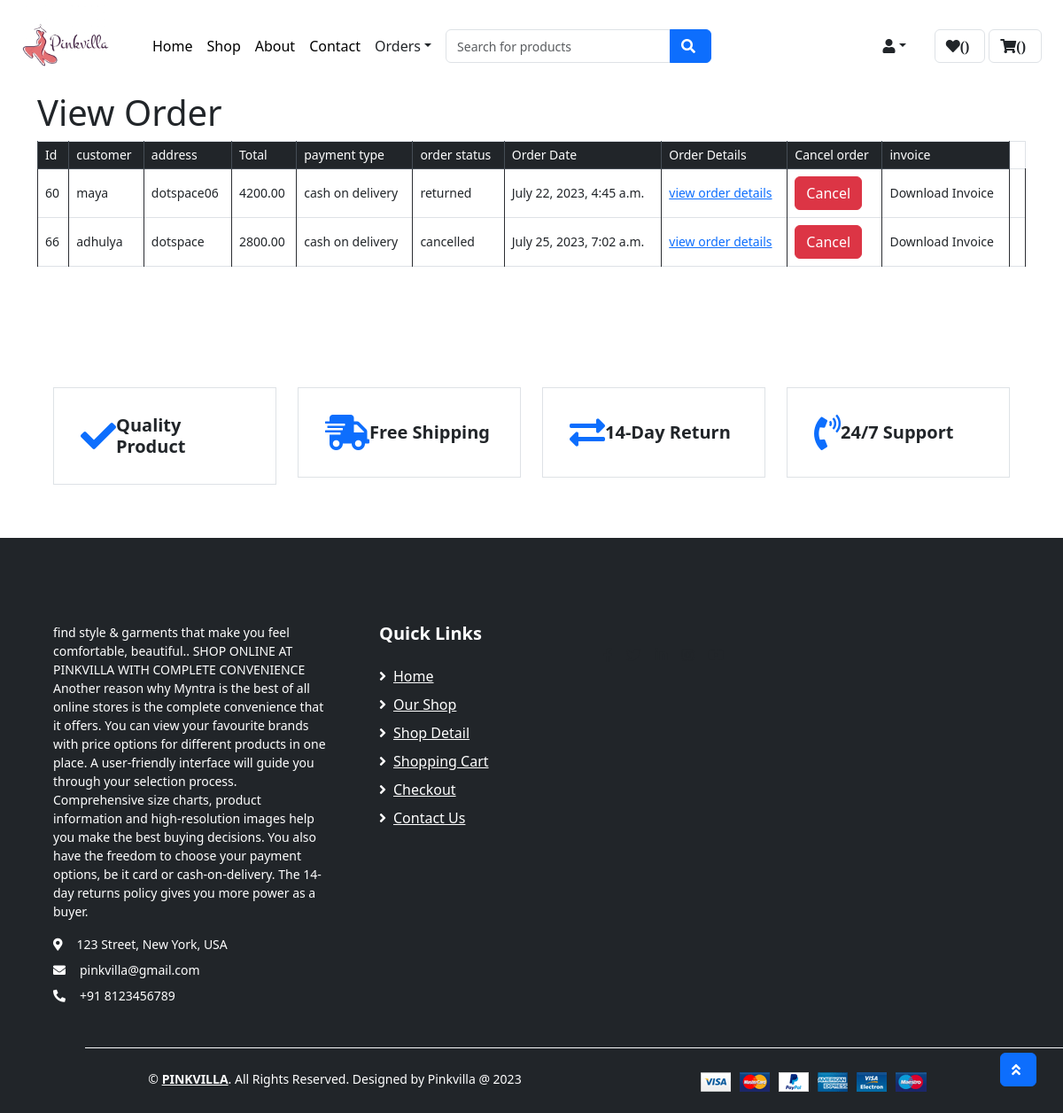
The page /view_order/ on the database as committed earlier.
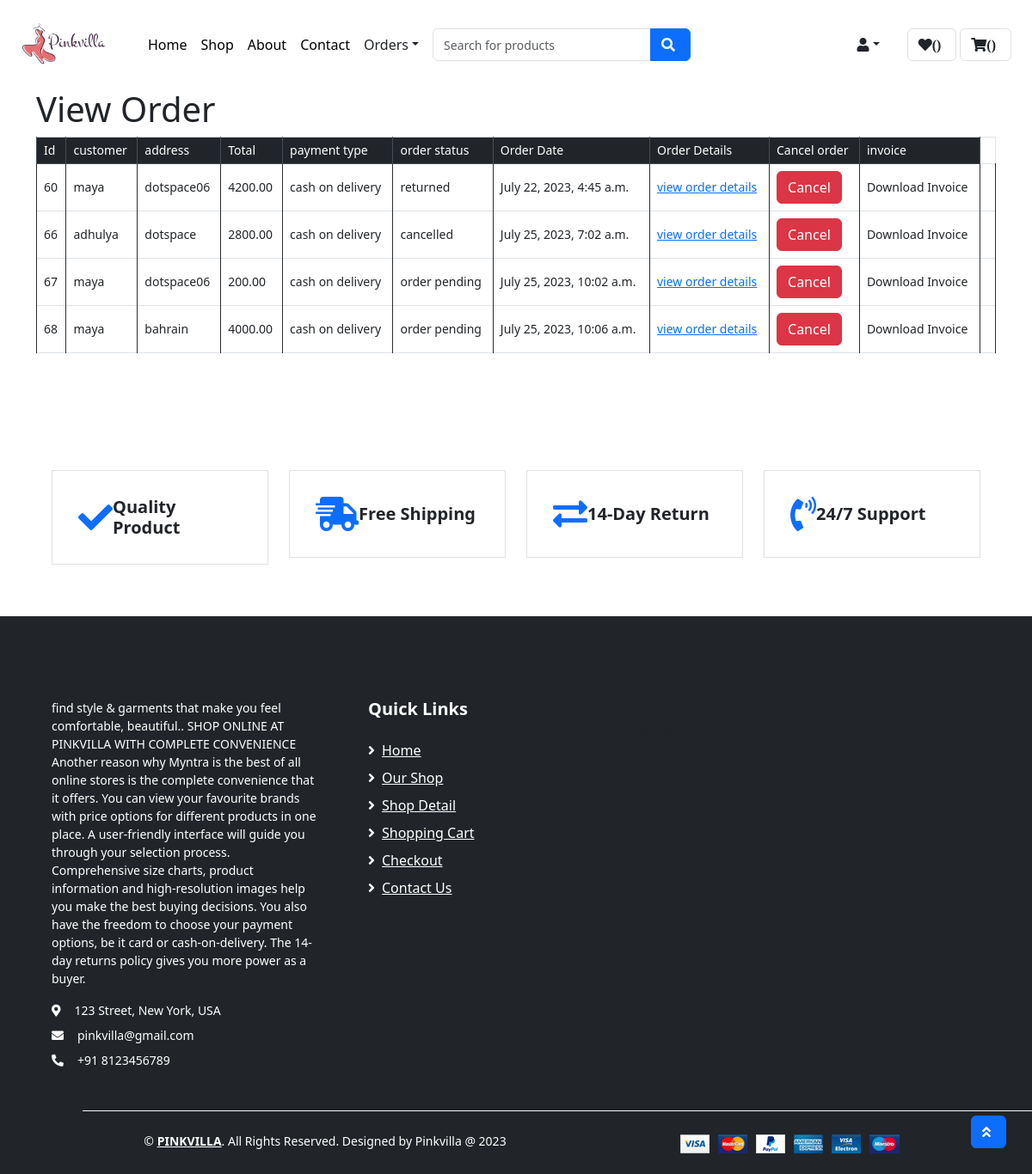
The same page on the database as committed later.
### app1/models.py (models this page shows, shortened)
class Order(models.Model):
    ORDER_STATUS_CHOICES = (
        ('order pending','order pending'),
        ('order confirmed','order confirmed'),
        ('delivered','delivered'),
        ('returned','returned'),
        ('cancelled','cancelled')
    )
    PAYMENT_CHOICES = (
        ('cash on delivery','cash on delivery'),
        ('online payment','online payment')
    )
    customer = models.ForeignKey(custom_user,on_delete=models.SET_NULL,null=True,blank=True)
    address = models.ForeignKey(Address,on_delete=models.SET_NULL,null=True,blank=True)
    date_ordered = models.DateTimeField(auto_now_add=True)
    order_status = models.CharField(max_length=100,choices=ORDER_STATUS_CHOICES,default='order pending')
    payment_type = models.CharField(max_length=100,choices=PAYMENT_CHOICES,default='cash on delivery')
    total = models.DecimalField(max_digits=10,decimal_places=2,default=0)
    coupon = models.ForeignKey(Coupon, on_delete=models.SET_NULL,null=True,blank= True)

class custom_user(models.Model):
    id = models.AutoField(primary_key=True)
    first_name = models.CharField(max_length=255)
    username = models.CharField(max_length=255)
    is_superuser = models.BooleanField(default=False)
    email = models.CharField(max_length=255)
    password = models.CharField(max_length=255)
    phone_number = models.CharField(max_length=20, blank=True, null=True)
    status =  models.BooleanField(default=True)

class Address(models.Model):
    username = models.ForeignKey(custom_user, on_delete=models.CASCADE)
    flat = models.CharField(max_length=255)
    locality = models.CharField(max_length=255)
    city = models.CharField(max_length=255)
    pincode = models.CharField(max_length=20, blank=True, null=True)
    state = models.CharField(max_length=255)
    def __str__(self):
        return self.flat

### app1/views.py (the view)
# urls.py: path('view_order/',views.view_order,name = 'view_order'),
def view_order(request):
    orderobj = Order.objects.all()
    context = {
        "orderobj":orderobj
    }
    return render(request, 'view_order.html',context )

### app1/templates/view_order.html (shortened to what this page needs)
{% extends 'user_product.html' %}
{% load static %}
    {% block main-content %}
    <div class="container">
        <h1>View Order</h1>
        <table class="table table-bordered">
            <thead class="thead-dark">
                <tr>
                     <th>Id</th>
                    <th>customer</th>
                    <th>address</th>
                    <th>Total</th>
                    <th>payment type</th>
                    <th>order status</th>
                    <th>Order Date</th>
                    <th>Order Details</th>
                    <th>Cancel order</th>
                    <th>invoice</th>
                </tr>
            </thead>
            <tbody>
                {% for order in orderobj %}
                <tr>
                    <td>{{ order.id }}</td>
                    <td>{{ order.customer.username }}</td>
                    <td>{{ order.address }}</td>
                    <td>{{ order.total }}</td>
                    <td>{{ order.payment_type }}</td>
                    <td>{{order.order_status}}</td>
                    <td>{{order.date_ordered }}</td>
                   <td><a href="{% url 'userorder_items' order.id %}">view order details</a></td>
                   <td> <button type="button" onclick="cancelOrder({{ order.id }})" class="btn btn-danger">Cancel  </button></td>
                   <td>Download Invoice<td>
                </tr>
                {% endfor %}
            </tbody>
        </table>
    </div>
    {% endblock main-content %}

### app1/templates/user_product.html (shortened to what this page needs)
{% extends 'user_home.html' %}
{% load static %}

### app1/templates/user_home.html (shortened to what this page needs)
<!DOCTYPE html>
<html lang="en">
  {% load static %}
<head>
    <link href="https://cdnjs.cloudflare.com/ajax/libs/font-awesome/5.10.0/css/all.min.css" rel="stylesheet">
    <link href="lib/owlcarousel/assets/owl.carousel.min.css" rel="stylesheet">
    <link href="/static/app/css/style.min.css" rel="stylesheet">
    <link href="{% static 'app/css/style.css' %}" rel="stylesheet">
    <link href="https://cdn.jsdelivr.net/npm/bootstrap@5.3.0/dist/css/bootstrap.min.css" rel="stylesheet">
</head>
<body>
    <div class="row align-items-center py-1 px-xl-4">
        <div class="d-flex align-items-center">
            <div class="mr-5 d-none d-lg-block">
                <a href="" class="text-decoration-none">
                    <h1 class="mb-3 display-5 font-weight-semi-bold">
                             <img src="{% static "app/img/product/logo2.png" %}" alt="Logo" class="img-fluid"  style="width: 100px; height: auto; ">
                    </h1>
                </a>
            </div>
            <div class="mr-3">
                <a href="{% url 'userhome' %}" style="text-decoration: none;">
                    <button type="button" style="border: none; background: none; padding: 0; cursor: pointer;">Home</button>
                </a>
            </div>
            <div class="mr-3">
                <a href="{% url 'shop' %}" style="text-decoration: none;">
                    <button type="button" style="border: none; background: none; padding: 0; cursor: pointer;">Shop</button>
                </a>
            </div>
            <div class="mr-3">
                <a href="{% url 'about' %}" style="text-decoration: none;">
                    <button type="button" style="border: none; background: none; padding: 0; cursor: pointer;">About</button>
                </a>
            </div>
            <div class="mr-3">
                <a href="{% url 'contact' %}" style="text-decoration: none;">
                    <button type="button" style="border: none; background: none; padding: 0; cursor: pointer;">Contact</button>
                </a>
            </div>
            <div class="nav-item dropdown mr-3">
                <a href="#" class="nav-link dropdown-toggle" data-toggle="dropdown">Orders</a>
            </div>
                    <form action="{% url 'search_products' %}" method="GET" class="flex-grow-1">
                        <div class="input-group" style="width: 300px;">
                            <input type="text" class="form-control" name="q" placeholder="Search for products">
                            <div class="input-group-append">
                                <button type="submit" class="btn btn-primary">
                                    <i class="fa fa-search"></i>
                                </button>
                            </div>
                        </div>
                    </form>
                <div class="nav-item dropdown mr-3">
                    <a href="#" class="nav-link dropdown-toggle " data-toggle="dropdown"><i class="fa fa-user" aria-hidden="true"></i></a>
                </div>
                <a href="{% url 'wishlist' %}" class="btn border ml-3">
                    <i class="fas fa-heart">({{ wishlist_count }})</i>
                </a>
                <a href="{% url 'show-cart' %}" class="btn border ml-1">
                    <i class="fas fa-shopping-cart">({{ cart_count }})</i>
                </a>
            </div>
        </div>
   {% block main-content%}{% endblock main-content%}
    <br>
    <br>
    <br>
     <div class="container-fluid pt-5">
        <div class="row px-xl-5 pb-3">
            <div class="col-lg-3 col-md-6 col-sm-12 pb-1">
                <div class="d-flex align-items-center border mb-4" style="padding: 30px;">
                    <h1 class="fa fa-check text-primary m-0 mr-3"></h1>
                    <h5 class="font-weight-semi-bold m-0">Quality Product</h5>
                </div>
            </div>
            <div class="col-lg-3 col-md-6 col-sm-12 pb-1">
                <div class="d-flex align-items-center border mb-4" style="padding: 30px;">
                    <h1 class="fa fa-shipping-fast text-primary m-0 mr-2"></h1>
                    <h5 class="font-weight-semi-bold m-0">Free Shipping</h5>
                </div>
            </div>
            <div class="col-lg-3 col-md-6 col-sm-12 pb-1">
                <div class="d-flex align-items-center border mb-4" style="padding: 30px;">
                    <h1 class="fas fa-exchange-alt text-primary m-0 mr-3"></h1>
                    <h5 class="font-weight-semi-bold m-0">14-Day Return</h5>
                </div>
            </div>
            <div class="col-lg-3 col-md-6 col-sm-12 pb-1">
                <div class="d-flex align-items-center border mb-4" style="padding: 30px;">
                    <h1 class="fa fa-phone-volume text-primary m-0 mr-3"></h1>
                    <h5 class="font-weight-semi-bold m-0">24/7 Support</h5>
                </div>
            </div>
        </div>
    </div>
    <div class="container-fluid bg-dark text-white mt-3 pt-5">
        <div class="row px-xl-5 pt-5">
            <div class="col-lg-4 col-md-12 mb-5 pr-3 pr-xl-5">
                <p>find style & garments that make you feel comfortable, beautiful..
                    SHOP ONLINE AT PINKVILLA WITH COMPLETE CONVENIENCE
Another reason why Myntra is the best of all online stores is the complete convenience that it offers.
 You can view your favourite brands with price options for different products in one place.
 A user-friendly interface will guide you through your selection process. Comprehensive size charts,
  product information and high-resolution images help you make the best buying decisions.
   You also have the freedom to choose your payment options, be it card or cash-on-delivery.
    The 14-day returns policy gives you more power as a buyer.
                </p>
                <p class="mb-2"><i class="fa fa-map-marker-alt text-white mr-3"></i>123 Street, New York, USA</p>
                <p class="mb-2"><i class="fa fa-envelope text-white mr-3"></i>pinkvilla@gmail.com</p>
                <p class="mb-0"><i class="fa fa-phone-alt text-white mr-3"></i>+91 8123456789</p>
            </div>
            <div class="col-lg-8 col-md-12">
                <div class="row">
                    <div class="col-md-4 mb-5">
                        <h5 class="font-weight-bold text-white mb-4">Quick Links</h5>
                        <div class="d-flex flex-column justify-content-start">
                            <a class="text-white mb-2" href="index.html"><i class="fa fa-angle-right mr-2"></i>Home</a>
                            <a class="text-white mb-2" href="shop.html"><i class="fa fa-angle-right mr-2"></i>Our Shop</a>
                            <a class="text-white mb-2" href="detail.html"><i class="fa fa-angle-right mr-2"></i>Shop Detail</a>
                            <a class="text-white mb-2" href="cart.html"><i class="fa fa-angle-right mr-2"></i>Shopping Cart</a>
                            <a class="text-white mb-2" href="checkout.html"><i class="fa fa-angle-right mr-2"></i>Checkout</a>
                            <a class="text-white" href="contact.html"><i class="fa fa-angle-right mr-2"></i>Contact Us</a>
                        </div>
                    </div>
                     <div class="col-md-4 mb-5">
                        <div class="d-flex flex-column justify-content-start">
                            <div class="d-inline-flex align-items-center">
                                <a class="text-dark px-2" href="">
                                    <i class="fab fa-facebook-f"></i>
                                </a>
                                <a class="text-dark px-2" href="">
                                    <i class="fab fa-twitter"></i>
                                </a>
                                <a class="text-dark px-2" href="">
                                    <i class="fab fa-linkedin-in"></i>
                                </a>
                                <a class="text-dark px-2" href="">
                                    <i class="fab fa-instagram"></i>
                                </a>
                                <a class="text-dark pl-2" href="">
                                    <i class="fab fa-youtube"></i>
                                </a>
                        </div>
                    </div>
                </div>
            </div>
        </div>
        <div class="row border-top border-light mx-xl-5 py-4">
            <div class="col-md-6 px-xl-0">
                <p class="mb-md-0 text-center text-md-left text-white">
                    &copy; <a class="text-white font-weight-semi-bold" href="#">PINKVILLA</a>. All Rights Reserved. Designed
                    by Pinkvilla @ 2023
                </p>
            </div>
            <div class="col-md-6 px-xl-0 text-center text-md-right">
                <img class="img-fluid" src="img/payments.png" alt="">
            </div>
        </div>
    </div>
    <a href="#" class="btn btn-primary back-to-top"><i class="fa fa-angle-double-up"></i></a>
</body>
</html>

Rows that differ between the two databases and show on the page:
added Order: id "67", customer.username "maya", address "dotspace06", total "200.00", payment_type "cash on delivery", order_status "order pending", date_ordered "July 25, 2023, 10:02 a.m."
added Order: id "68", customer.username "maya", address "bahrain", total "4000.00", payment_type "cash on delivery", order_status "order pending", date_ordered "July 25, 2023, 10:06 a.m."
